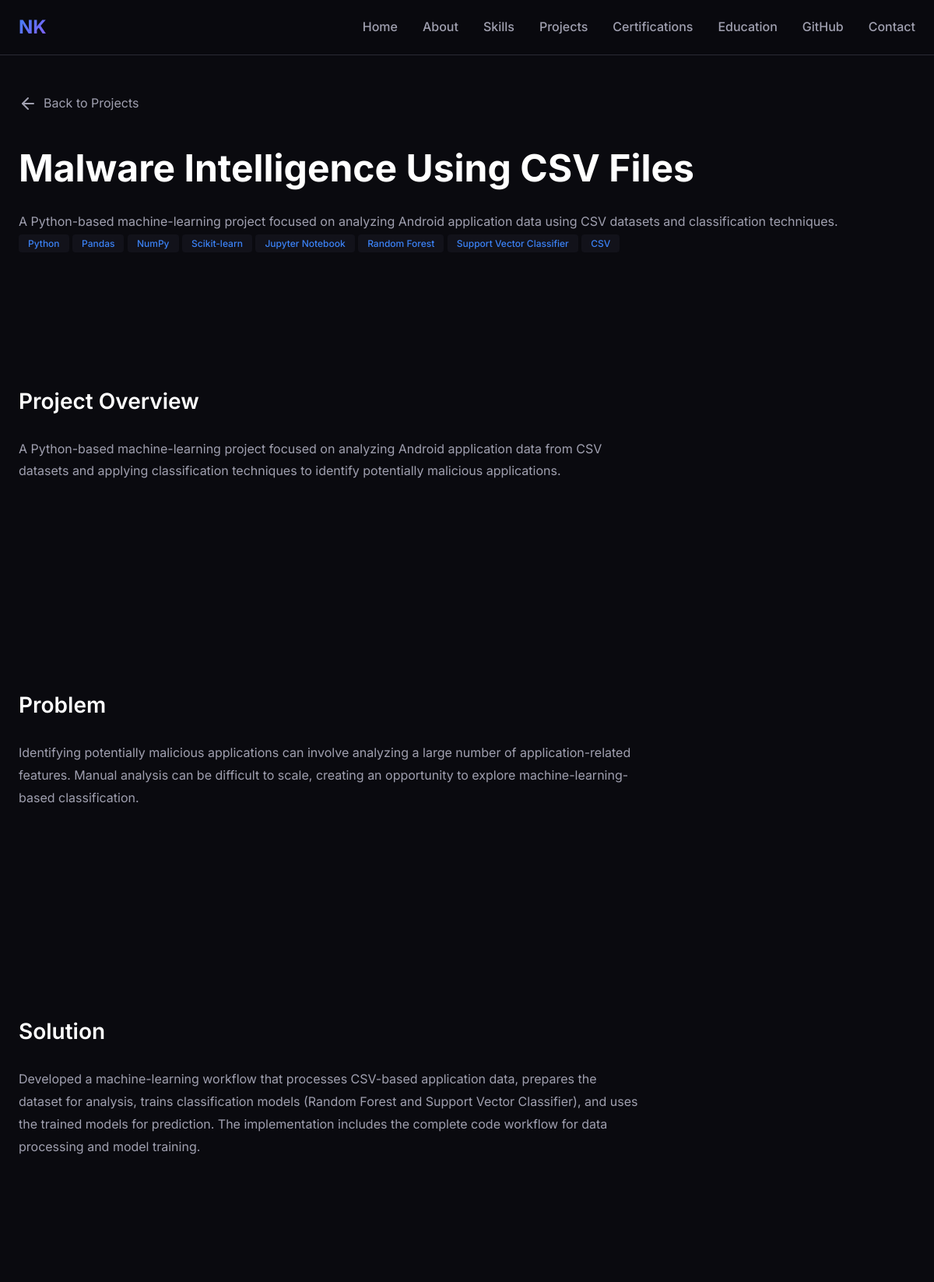
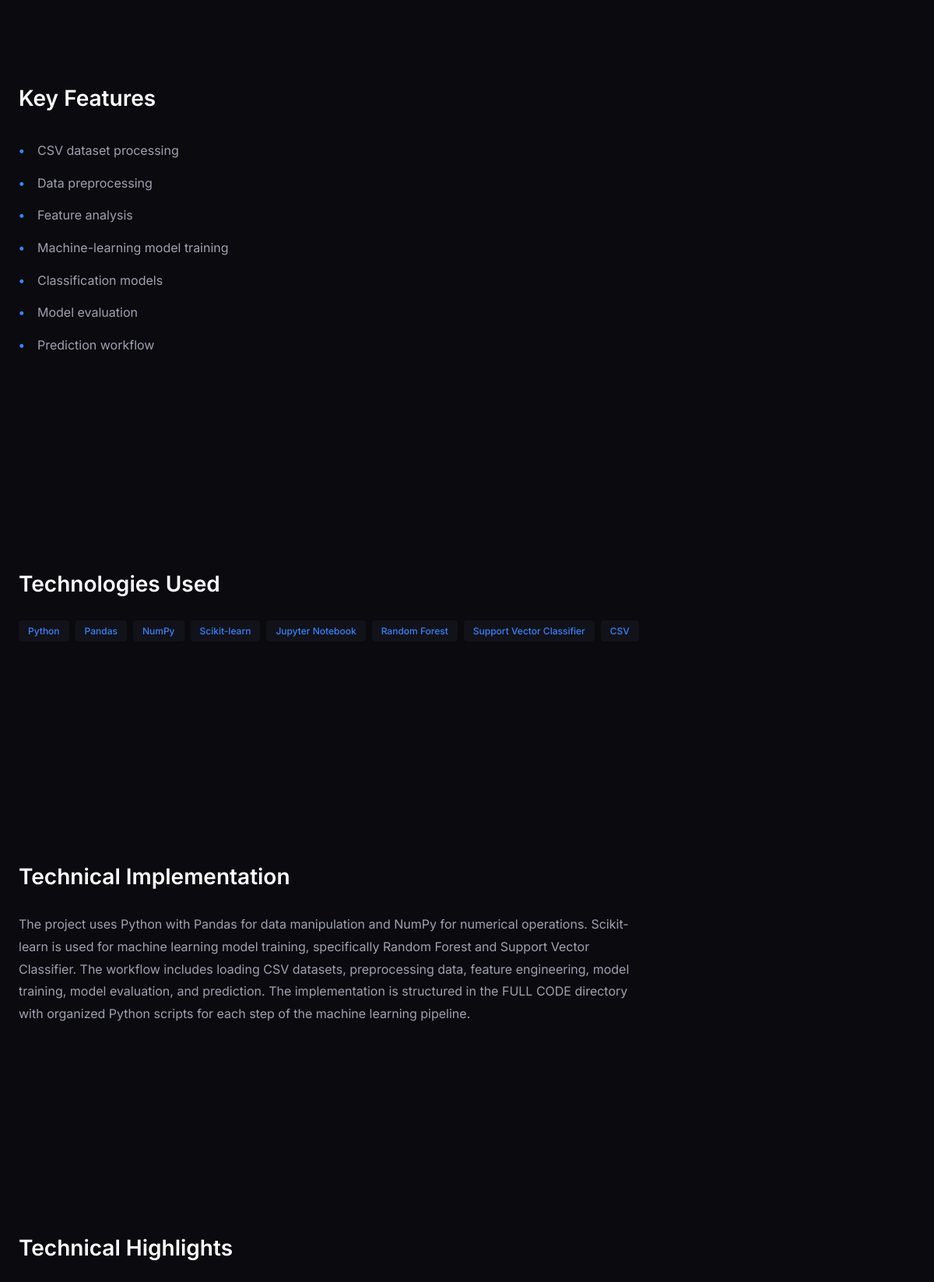
Screenshot of /project/malware-intelligence-using-csv-files/ (upper part) with the database file from the repository (2 pictures, top to bottom).
### core/models.py (models this page shows, shortened)
class Project(models.Model):
    title = models.CharField(max_length=200)
    slug = models.SlugField(unique=True, blank=True)
    description = models.TextField()
    detailed_description = models.TextField(blank=True)
    technologies = models.CharField(max_length=500, help_text="Comma-separated list of technologies")
    features = models.TextField(blank=True, help_text="Comma-separated list of key features")
    github_repository = models.CharField(max_length=200, blank=True, help_text="GitHub repository name (e.g., e_learning_site)")
    github_url = models.URLField(blank=True, null=True)
    live_url = models.URLField(blank=True, null=True)
    image = models.ImageField(upload_to='projects/', blank=True, null=True)
    featured = models.BooleanField(default=False)
    order = models.IntegerField(default=0)
    created_at = models.DateTimeField(auto_now_add=True)
    updated_at = models.DateTimeField(auto_now=True)
    class Meta:
        ordering = ['-featured', 'order', '-created_at']
    def get_technologies_list(self):
        return [tech.strip() for tech in self.technologies.split(',') if tech.strip()]
    def get_features_list(self):
        return [feature.strip() for feature in self.features.split(',') if feature.strip()]

### core/views.py (the view)
# urls.py: path('project/<slug:slug>/', views.project_detail, name='project_detail'),
def project_detail(request, slug):
    project = get_object_or_404(Project, slug=slug)
    if project.github_repository and not project.github_url:
        github_username = getattr(settings, 'GITHUB_USERNAME', '')
        if github_username:
            project.github_url = f'https://github.com/{github_username}/{project.github_repository}'
    context = {
        'project': project,
        'github_url': getattr(settings, 'GITHUB_URL', ''),
        'github_username': getattr(settings, 'GITHUB_USERNAME', ''),
        'linkedin_url': getattr(settings, 'LINKEDIN_URL', ''),
        'contact_email': getattr(settings, 'CONTACT_EMAIL', ''),
    }
    return render(request, 'project_detail.html', context)

### core/context_processors.py (called while the page is built)
def social_links(request):
    return {
        'github_url': getattr(settings, 'GITHUB_URL', ''),
        'github_username': getattr(settings, 'GITHUB_USERNAME', ''),
        'linkedin_url': getattr(settings, 'LINKEDIN_URL', ''),
        'contact_email': getattr(settings, 'CONTACT_EMAIL', ''),
    }

### templates/project_detail.html (shortened to what this page needs)
{% extends 'base.html' %}
{% block content %}
<section class="project-detail-section">
    <div class="container">
        <a href="#projects" class="back-link" onclick="goBackToProjects(event)">
            <i data-lucide="arrow-left"></i> Back to Projects
        </a>
        <div class="project-detail-header">
            <h1 class="project-detail-title">{{ project.title }}</h1>
            <p class="project-detail-description">{{ project.description }}</p>
            <div class="project-detail-technologies">
                {% for tech in project.get_technologies_list %}
                <span class="tech-tag">{{ tech }}</span>
                {% endfor %}
            </div>
        </div>
        <div class="project-detail-content">
            <div class="project-detail-section">
                <h2>Project Overview</h2>
                <p>{{ project.detailed_description|default:project.description }}</p>
            </div>
            <div class="project-detail-section">
                <h2>Problem</h2>
                {% if project.title == 'E-Learning Platform' %}
                <p>Managing courses, learning materials and user access across separate systems can make online learning difficult to organize.</p>
                {% elif project.title == 'Malware Intelligence Using CSV Files' %}
                <p>Identifying potentially malicious applications can involve analyzing a large number of application-related features. Manual analysis can be difficult to scale, creating an opportunity to explore machine-learning-based classification.</p>
                {% elif project.title == 'Library Management System' %}
                <p>Managing library information manually or through disconnected records can be inefficient. Librarians need a digital system to organize books, track inventory, and manage library operations efficiently.</p>
                {% elif project.title == 'Student Management System' %}
                <p>Manually maintaining student information and grades can be time-consuming and error-prone. Educational institutions need a structured digital solution to organize student records and track academic performance.</p>
                {% elif project.title == 'Quiz Competition' %}
                <p>Creating and administering quizzes manually can be cumbersome. There is a need for an interactive digital platform that allows quiz creation, administration, and automated scoring with detailed result analysis.</p>
                {% else %}
                <p>This project addresses the need for efficient and practical solutions in its domain. The implementation focuses on solving real-world challenges through systematic development and testing.</p>
                {% endif %}
            </div>
            <div class="project-detail-section">
                <h2>Solution</h2>
                {% if project.title == 'E-Learning Platform' %}
                <p>A centralized web application for managing and accessing learning content through a structured learning platform.</p>
                {% elif project.title == 'Malware Intelligence Using CSV Files' %}
                <p>Developed a machine-learning workflow that processes CSV-based application data, prepares the dataset for analysis, trains classification models (Random Forest and Support Vector Classifier), and uses the trained models for prediction. The implementation includes the complete code workflow for data processing and model training.</p>
                {% elif project.title == 'Library Management System' %}
                <p>Built a Django-based web application with a library_project app to manage library information. The system uses SQLite for database storage, includes a books folder for book-related data, and provides a structured interface through templates and static files for working with library records.</p>
                {% else %}
                <p>The application provides a comprehensive solution through well-architected code, user-friendly interfaces, and robust functionality. The approach emphasizes maintainability and scalability.</p>
                {% endif %}
            </div>
            <div class="project-detail-section">
                <h2>Key Features</h2>
                <ul class="project-features-list">
                    {% for feature in project.get_features_list %}
                    <li>{{ feature }}</li>
                    {% empty %}
                    <li>Features will be updated soon.</li>
                    {% endfor %}
                </ul>
            </div>
            <div class="project-detail-section">
                <h2>Technologies Used</h2>
                <div class="project-technologies">
                    {% for tech in project.get_technologies_list %}
                    <span class="tech-tag">{{ tech }}</span>
                    {% endfor %}
                </div>
            </div>
            <div class="project-detail-section">
                <h2>Technical Implementation</h2>
                {% if project.title == 'E-Learning Platform' %}
                <p>The project uses Django with multiple apps (learnapp, learnproject, secondapp) to handle different aspects of the learning system. The backend uses SQLite for data persistence. The frontend is built with Django templates, HTML5, CSS3, and JavaScript. Static files are managed through the static directory, and course files are stored in the media/course_files directory. The application follows Django's MVT (Model-View-Template) architecture for organized code structure.</p>
                {% elif project.title == 'Malware Intelligence Using CSV Files' %}
                <p>The project uses Python with Pandas for data manipulation and NumPy for numerical operations. Scikit-learn is used for machine learning model training, specifically Random Forest and Support Vector Classifier. The workflow includes loading CSV datasets, preprocessing data, feature engineering, model training, model evaluation, and prediction. The implementation is structured in the FULL CODE directory with organized Python scripts for each step of the machine learning pipeline.</p>
                {% else %}
                <p>The application follows a structured architecture with proper separation of concerns. Backend logic handles data processing and business rules, while the frontend provides an intuitive user interface. Database integration ensures efficient data storage and retrieval.</p>
                {% endif %}
            </div>
            <div class="project-detail-section">
                <h2>Technical Highlights</h2>
            </div>
        </div>
    </div>
</section>
{% endblock %}

### templates/base.html (shortened to what this page needs)
<!DOCTYPE html>
<html lang="en">
<head>
    {% load static %}
    <link rel="stylesheet" href="{% static 'css/style.css' %}">
</head>
<body>
    <nav class="navbar" id="navbar">
        <div class="container">
            <div class="nav-content">
                <a href="#home" class="nav-logo">NK</a>
                <ul class="nav-menu" id="navMenu">
                    <li><a href="#home" class="nav-link">Home</a></li>
                    <li><a href="#about" class="nav-link">About</a></li>
                    <li><a href="#skills" class="nav-link">Skills</a></li>
                    <li><a href="#projects" class="nav-link">Projects</a></li>
                    <li><a href="#certifications" class="nav-link">Certifications</a></li>
                    <li><a href="#education" class="nav-link">Education</a></li>
                    <li><a href="#github" class="nav-link">GitHub</a></li>
                    <li><a href="#contact" class="nav-link">Contact</a></li>
                </ul>
            </div>
        </div>
    </nav>
    <main>
        {% block content %}{% endblock %}
    </main>
</body>
</html>

### static/css/style.css (style rules this page uses)
:root { --bg-primary: #0a0a0f; --bg-secondary: #12121a; --bg-tertiary: #1a1a25; --text-primary: #ffffff; --text-secondary: #a0a0b0; --text-muted: #6b6b7b; --accent-primary: #3b82f6; --accent-secondary: #8b5cf6; --accent-gradient: linear-gradient(135deg, #3b82f6 0%, #8b5cf6 100%); --border-color: #2a2a35; --success: #10b981; --error: #ef4444; --shadow-sm: 0 2px 4px rgba(0, 0, 0, 0.3); --shadow-md: 0 4px 6px rgba(0, 0, 0, 0.4); --shadow-lg: 0 10px 25px rgba(0, 0, 0, 0.5); --transition: all 0.3s ease; --font-family: 'Inter', -apple-system, BlinkMacSystemFont, 'Segoe UI', Roboto, sans-serif; --spacing-unit: 8px; }
* { margin: 0; padding: 0; box-sizing: border-box; }
html { scroll-behavior: smooth; }
body { font-family: var(--font-family); background-color: var(--bg-primary); color: var(--text-primary); line-height: 1.6; overflow-x: hidden; }
a { color: var(--accent-primary); text-decoration: none; transition: var(--transition); }
ul { list-style: none; }
.container { max-width: 1200px; margin: 0 auto; padding: 0 24px; }
.navbar { position: fixed; top: 0; left: 0; right: 0; background-color: rgba(10, 10, 15, 0.95); backdrop-filter: blur(10px); border-bottom: 1px solid var(--border-color); z-index: 1000; padding: 16px 0; transition: var(--transition); }
.nav-content { display: flex; justify-content: space-between; align-items: center; }
.nav-logo { font-size: 24px; font-weight: 700; color: var(--text-primary); background: var(--accent-gradient); -webkit-background-clip: text; -webkit-text-fill-color: transparent; background-clip: text; }
.nav-menu { display: flex; gap: 32px; }
.nav-link { color: var(--text-secondary); font-weight: 500; transition: var(--transition); position: relative; }
.nav-link::after { content: ''; position: absolute; bottom: -4px; left: 0; width: 0; height: 2px; background: var(--accent-gradient); transition: var(--transition); }
.project-technologies { display: flex; flex-wrap: wrap; gap: 8px; margin-bottom: 16px; }
.tech-tag { padding: 4px 12px; background-color: var(--bg-secondary); border-radius: 4px; font-size: 12px; font-weight: 500; color: var(--accent-primary); }
.project-detail-section { padding: 120px 0 96px; }
.back-link { display: inline-flex; align-items: center; gap: 8px; color: var(--text-secondary); margin-bottom: 32px; transition: var(--transition); }
.project-detail-header { margin-bottom: 48px; }
.project-detail-title { font-size: 48px; font-weight: 700; margin-bottom: 16px; }
.project-detail-description { font-size: 20px; color: var(--text-secondary); line-height: 1.6; }
.project-detail-content { max-width: 800px; }
.project-detail-section { margin-bottom: 48px; }
.project-detail-section h2 { font-size: 28px; font-weight: 600; margin-bottom: 24px; }
.project-detail-section p { color: var(--text-secondary); line-height: 1.8; font-size: 16px; }
.project-features-list { list-style: none; padding-left: 0; }
.project-features-list li { color: var(--text-secondary); padding: 8px 0; padding-left: 24px; position: relative; }
.project-features-list li::before { content: '•'; position: absolute; left: 0; color: var(--accent-primary); font-weight: bold; }

### rows the page displays
Project: title "Malware Intelligence Using CSV Files", description "A Python-based machine-learning project focused on analyzing Android application data using CSV datasets and classification techniques.", detailed_description "A Python-based machine-learning project focused on analyzing Android application data from CSV datasets and applying classification techniques to identify potentially malicious applications."

### other values shown
{{ tech }} "Python" "Pandas" "NumPy" "Scikit-learn" "Jupyter Notebook" "Random Forest" "Support Vector Classifier" "CSV"
{{ feature }} "CSV dataset processing" "Data preprocessing" "Feature analysis" "Machine-learning model training" "Classification models" "Model evaluation" "Prediction workflow"
